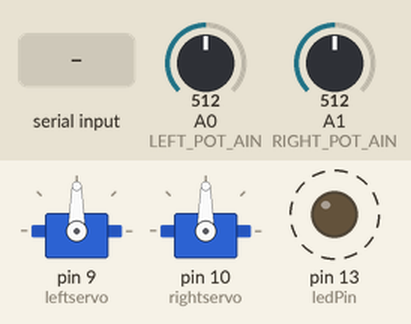
Recording of a sketch running on a simulated Arduino Uno, built with avr-gcc and run on an emulated ATmega328P. Parts: 2 × servo, output pins drawn as LEDs (lit = HIGH). Dashed ring = blinking. Inputs (shaded band) come from the test bench; at power-on: A0 (LEFT_POT_AIN) = 512, A1 (RIGHT_POT_AIN) = 512. What the sketch prints to the serial monitor is not drawn.

Above: at 1.25 s.
1.3 s: "d" received over Serial
At 1.6 s:
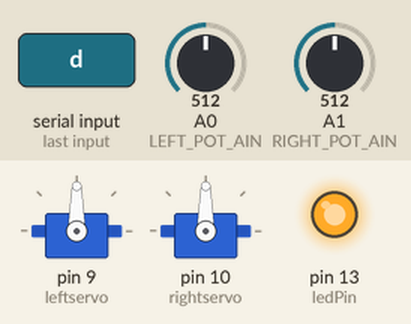
2.8 s: "b" received over Serial
At 2.98 s:
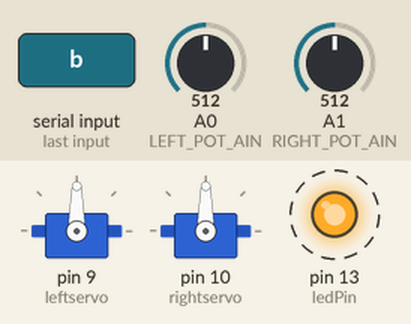
5.8 s: "?" received over Serial
Timing chart, 0 to 14.8 s (numbered marks = the images above; inputs shaded):
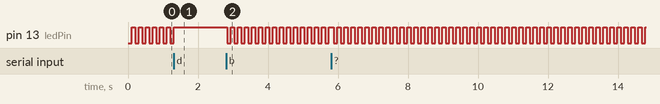

Measured:
- after the input at 1.3 s, pin 13 (ledPin): goes on until 1.3 s, then stays HIGH
- after the input at 2.8 s, pin 13 (ledPin): alternates HIGH for 0.10 s and LOW for 0.10 s, starting at once
- by itself, pin 13 (ledPin): alternates HIGH for 0.10 s and LOW for 0.10 s

The sketch:

sc_Slave2.ino
```cpp
//Motor Slave for Stormgears SmartCart

#include <Wire.h>
#define MOTOR_SLAVE 8
#define AUDIO_SLAVE 9
#define LIGHTS_SLAVE 10

const int ledPin =  13;      // the number of the LED pin
int ledState = LOW;             // ledState used to set the LED
unsigned long currentMillis = 0;
unsigned long previousMillis = 0;        // will store last time LED was updated
long blinkinterval = 100;           // interval at which to blink (milliseconds)
const unsigned long int i2cHeartbeatTimeout = 5000; // master must talk to slave within this number of milliseconds or LED will revert to fast pulse
unsigned long int currenti2c = 0;
unsigned long int previousi2c = 0;

#include <Servo.h>
Servo leftservo, rightservo;  // create servo object to control a servo
#define LEFT_POT_AIN 0
#define RIGHT_POT_AIN 1

unsigned int CmdByte = 0;         // incoming serial byte
unsigned int Left_Pot,Left_PWM,Right_Pot,Right_PWM;

void setup() {
  pinMode(ledPin, OUTPUT); // set the digital pin as output
  leftservo.attach(9); //attach left servo on pin 9 to servo object
  rightservo.attach(10); //attach left servo on pin 10 to servo object
  Wire.begin(MOTOR_SLAVE);        // join i2c bus
  Wire.onRequest(requestEvent);   // register event
  Wire.onReceive(receiveEvent);   // register event
  Serial.begin(9600); // start serial port at 9600 bps and wait for port to open
  while (!Serial) {
    ; // wait for serial port to connect. Needed for native USB port only
  }
  Serial.println();
  Serial.println("Motor Slave Controller Diagnostic System");
  Serial.println("Hit '?' for Help");
  Serial.print("Motor Slave ==> ");
}

void loop() { //main user command loop

//code to flash heartbeat LED =============
  currenti2c = currentMillis = millis();
  if (currenti2c - previousi2c >= i2cHeartbeatTimeout) blinkinterval = 100;
  if (currentMillis - previousMillis >= blinkinterval) {
     previousMillis = currentMillis;    // save the last time you blinked the LED
     if (ledState == LOW) {// if the LED is off turn it on and vice-versa
       ledState = HIGH;
     } else {
       ledState = LOW;
     }
    digitalWrite(ledPin, ledState);  // set the LED with the ledState of the variable
  }

//main motor control code here ===============

   if (Serial.available() > 0) { //diagnostic menu system starts here
     CmdByte = Serial.read(); // get user command
     Serial.println(char(CmdByte));
     switch(CmdByte){ //act on command
        case 'd':
           Serial.println();
           Serial.println("   Motor Control Pot and PWM Command Display. Hit any key to exit...");
           Serial.println();
           Serial.println("      Left Pot\t\tLeft PWM\t\tRight Pot\tRight PWM");
           while(Serial.available()==0){
             Left_Pot=analogRead(LEFT_POT_AIN);Right_Pot=analogRead(RIGHT_POT_AIN);
             Left_PWM = map(Left_Pot, 0, 1023, 0, 180); Right_PWM = map(Right_Pot, 0, 1023, 0, 180);     // scale it to use it with the servo (value between 0 and 180)
   //=====>        leftservo.write(Left_PWM); rightservo.write(Right_PWM); delay(15);    // sets the servo position according to the scaled value
             Serial.print("      ");
             Serial.print(Left_Pot); //print left pot value
             Serial.print("\t\t");
             Serial.print(Left_PWM); //print left pwm value
             Serial.print("\t\t\t");
             Serial.print(Right_Pot); //print right pot value
             Serial.print("\t\t");
             Serial.print(Right_PWM); //print right pwm value
             Serial.print("\r");
           }
           Serial.read(); //clear the char entered to break out of display mode
           Serial.println();
        break;
        case 'b':  //bumper test
          //bumper test and display code here
        break;
        case '?':  display_motor_slave_help(); break; //help
        default:  Serial.println("   Not a recognized command."); break;
     }

     Serial.println();
     Serial.print("Motor Slave ==> ");
  }
}

//================================
void display_motor_slave_help(){
   Serial.println();
   Serial.println("===== Motor Slave Help =====");
   Serial.println("    d:  Motor Pot and PWM value display (left and right)");
   Serial.println("    b:  Bumper test");
   Serial.println("    ?:  Help");
}
//================================
void requestEvent(){ // handle i2c request from master
   blinkinterval=1000;
   previousi2c = currenti2c;
   Left_Pot=analogRead(LEFT_POT_AIN);Right_Pot=analogRead(RIGHT_POT_AIN);
   Left_PWM = map(Left_Pot, 0, 1023, 0, 180); Right_PWM = map(Right_Pot, 0, 1023, 0, 180);     // scale it to use it with the servo (value between 0 and 180)
   Wire.write((Left_Pot>>8)&0x0000ffff);  // left pot high byte
   Wire.write((Left_Pot)&0x0000ffff);  // left pot low byte
   Wire.write((Left_PWM)&0x0000ffff);  // left pwm byte
   Wire.write((Right_Pot>>8)&0x0000ffff);  // right pot high byte
   Wire.write((Right_Pot)&0x0000ffff);  // right pot low byte
   Wire.write((Right_PWM)&0x0000ffff);  // right pwm byte
}
//================================
void receiveEvent(int howMany) { // handles i2c write event from master
  blinkinterval=1000;
  previousi2c = currenti2c;
  while (Wire.available()) { // loop until no more bytes available
    char c = Wire.read(); // receive byte as a character
    switch(c) { //act on command
    case 'F': //flash heartbeat LED fast
      blinkinterval=250;
      while (Wire.available()) c=Wire.read(); //clean out i2c command buffer
      break;
    case 'S': //flash heartbeat LED slow
      blinkinterval=1000;
      while (Wire.available()) c=Wire.read(); //clean out i2c command buffer
      break;
    default:
      while (Wire.available()) c=Wire.read(); //clean out i2c command buffer
      break;
    }

    }
  }
```
